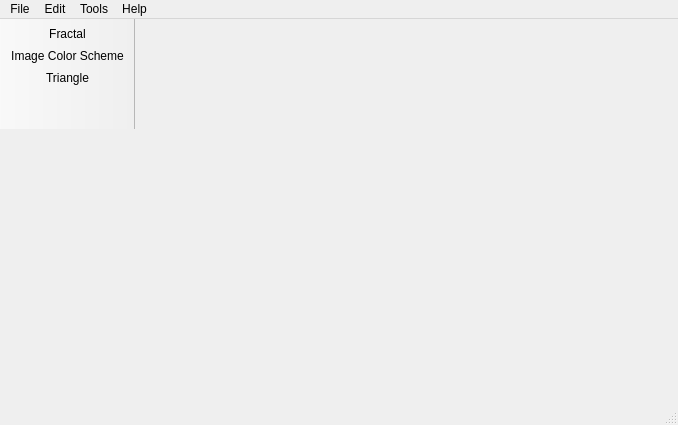
<?xml version="1.0" encoding="UTF-8"?>
<ui version="4.0">
 <class>MainWindow</class>
 <widget class="QMainWindow" name="MainWindow">
  <property name="geometry">
   <rect>
    <x>0</x>
    <y>0</y>
    <width>678</width>
    <height>425</height>
   </rect>
  </property>
  <property name="windowTitle">
   <string>MainWindow</string>
  </property>
  <widget class="QWidget" name="centralwidget"/>
  <widget class="QMenuBar" name="menubar">
   <property name="geometry">
    <rect>
     <x>0</x>
     <y>0</y>
     <width>678</width>
     <height>21</height>
    </rect>
   </property>
   <widget class="QMenu" name="menuFile">
    <property name="title">
     <string>File</string>
    </property>
    <addaction name="actionNew_2"/>
    <addaction name="actionOpen"/>
    <addaction name="actionSave"/>
    <addaction name="actionSave_As"/>
    <addaction name="actionClose"/>
    <addaction name="actionExit"/>
   </widget>
   <widget class="QMenu" name="menuEdit">
    <property name="title">
     <string>Edit</string>
    </property>
    <addaction name="actionUndo"/>
    <addaction name="actionStep_Forward"/>
    <addaction name="actionCut"/>
    <addaction name="actionCopy"/>
    <addaction name="actionPaste"/>
    <addaction name="actionClear"/>
   </widget>
   <widget class="QMenu" name="menuTools">
    <property name="title">
     <string>Tools</string>
    </property>
    <addaction name="actionFractal"/>
    <addaction name="actionImage_Color_Scheme"/>
    <addaction name="actionTriangle"/>
   </widget>
   <widget class="QMenu" name="menuHelp">
    <property name="title">
     <string>Help</string>
    </property>
   </widget>
   <addaction name="menuFile"/>
   <addaction name="menuEdit"/>
   <addaction name="menuTools"/>
   <addaction name="menuHelp"/>
  </widget>
  <widget class="QStatusBar" name="statusbar"/>
  <widget class="QToolBar" name="toolBar">
   <property name="maximumSize">
    <size>
     <width>16777215</width>
     <height>110</height>
    </size>
   </property>
   <property name="windowTitle">
    <string>toolBar</string>
   </property>
   <property name="movable">
    <bool>false</bool>
   </property>
   <attribute name="toolBarArea">
    <enum>LeftToolBarArea</enum>
   </attribute>
   <attribute name="toolBarBreak">
    <bool>false</bool>
   </attribute>
   <addaction name="actionFractal"/>
   <addaction name="actionImage_Color_Scheme"/>
   <addaction name="actionTriangle"/>
  </widget>
  <action name="actionOpen">
   <property name="text">
    <string>Open</string>
   </property>
  </action>
  <action name="actionSave">
   <property name="text">
    <string>Save</string>
   </property>
  </action>
  <action name="actionSave_As">
   <property name="text">
    <string>Save As</string>
   </property>
  </action>
  <action name="actionClose">
   <property name="text">
    <string>Close</string>
   </property>
  </action>
  <action name="actionNew_2">
   <property name="text">
    <string>New</string>
   </property>
  </action>
  <action name="actionExit">
   <property name="text">
    <string>Exit</string>
   </property>
  </action>
  <action name="actionUndo">
   <property name="text">
    <string>Undo</string>
   </property>
  </action>
  <action name="actionStep_Forward">
   <property name="text">
    <string>Step Forward</string>
   </property>
  </action>
  <action name="actionCut">
   <property name="text">
    <string>Cut</string>
   </property>
  </action>
  <action name="actionCopy">
   <property name="text">
    <string>Copy</string>
   </property>
  </action>
  <action name="actionPaste">
   <property name="text">
    <string>Paste</string>
   </property>
  </action>
  <action name="actionClear">
   <property name="text">
    <string>Clear</string>
   </property>
  </action>
  <action name="actionFractal">
   <property name="icon">
    <iconset resource="Resources.qrc">
     <normaloff>:/Icons/Icons/2.png</normaloff>:/Icons/Icons/2.png</iconset>
   </property>
   <property name="text">
    <string>Fractal</string>
   </property>
  </action>
  <action name="actionImage_Color_Scheme">
   <property name="icon">
    <iconset resource="Resources.qrc">
     <normaloff>:/Icons/Icons/1.png</normaloff>:/Icons/Icons/1.png</iconset>
   </property>
   <property name="text">
    <string>Image Color Scheme</string>
   </property>
  </action>
  <action name="actionTriangle">
   <property name="icon">
    <iconset resource="Resources.qrc">
     <normaloff>:/Icons/Icons/3.png</normaloff>:/Icons/Icons/3.png</iconset>
   </property>
   <property name="text">
    <string>Triangle</string>
   </property>
  </action>
 </widget>
 <resources>
  <include location="Resources.qrc"/>
 </resources>
 <connections/>
</ui>
